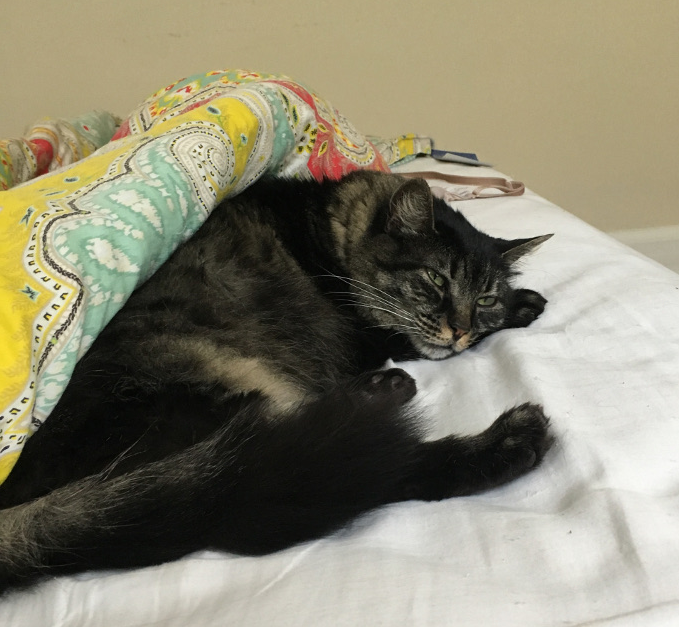
#> input picture layla.png, 679 x 627 px
$ jupyter execute Convolution.ipynb
#> lines starting #> are read from the running program, lines starting #| are printed output that depends on the picture
# Cross-Correlation (aka "Convolution")

[cell 1]
import skimage.io
import numpy as np
import matplotlib.pyplot as plt
from skimage.color import rgb2gray
from scipy.signal import fftconvolve

First, let's load in an image of Layla Ophelia Litovsky (LOL)

[cell 2]
I = skimage.io.imread("layla.png")
#> I is the input picture: shape (627, 679, 3); mean R, G, B 136.5, 132.4, 112.5
I = rgb2gray(I)
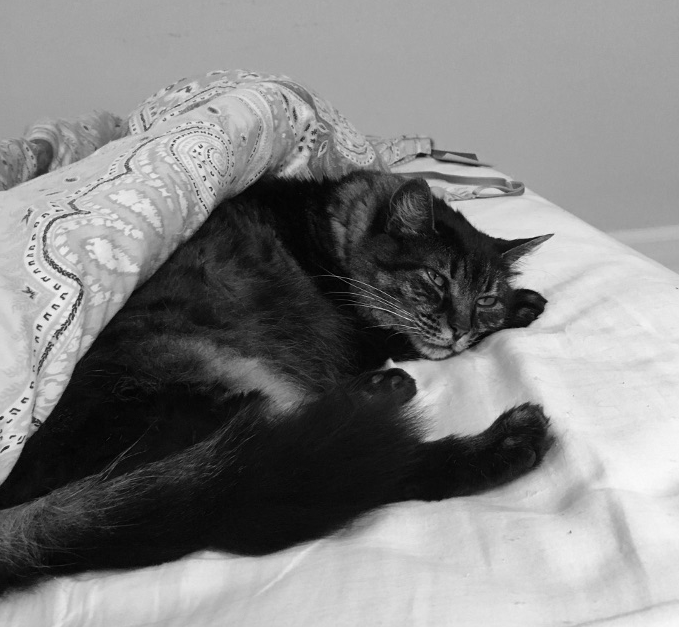
#> I: shape (627, 679) float64; min 0, max 0.982, mean 0.517
plt.figure(figsize=(6, 6))
plt.imshow(I, cmap='gray')

Now let's create a "convolution kernel"

[cell 3]
kernel = np.ones((3, 3))
kernel /= np.sum(kernel)
print(kernel)
plt.figure()
plt.imshow(kernel, cmap='magma')


res = fftconvolve(I, np.fliplr(np.flipud(kernel)), 'same')
plt.figure(figsize=(12, 6))
plt.subplot(121)
plt.imshow(I, cmap='gray')
plt.title("Before")
plt.subplot(122)
plt.imshow(res, cmap='gray')
plt.title("After")
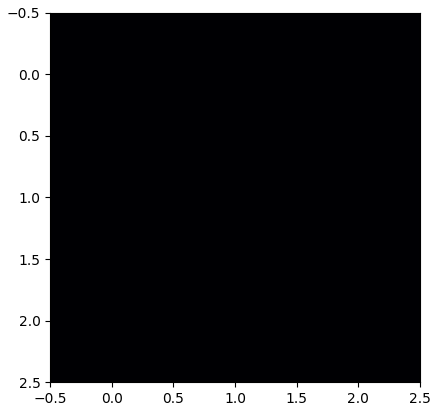
#> figure drawn by matplotlib, 1 panel
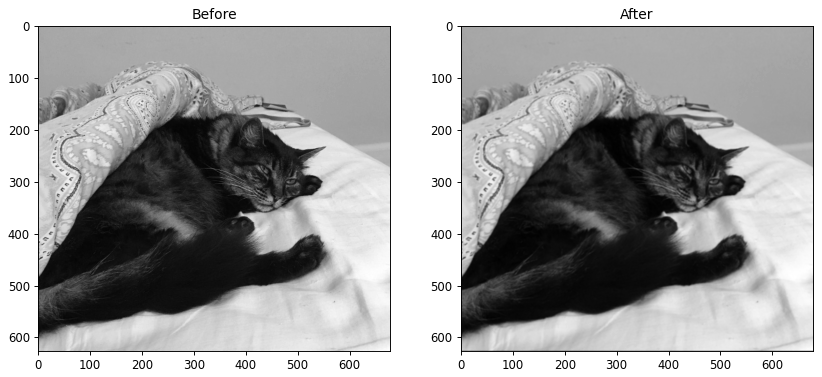
#> figure drawn by matplotlib, 2 panels
